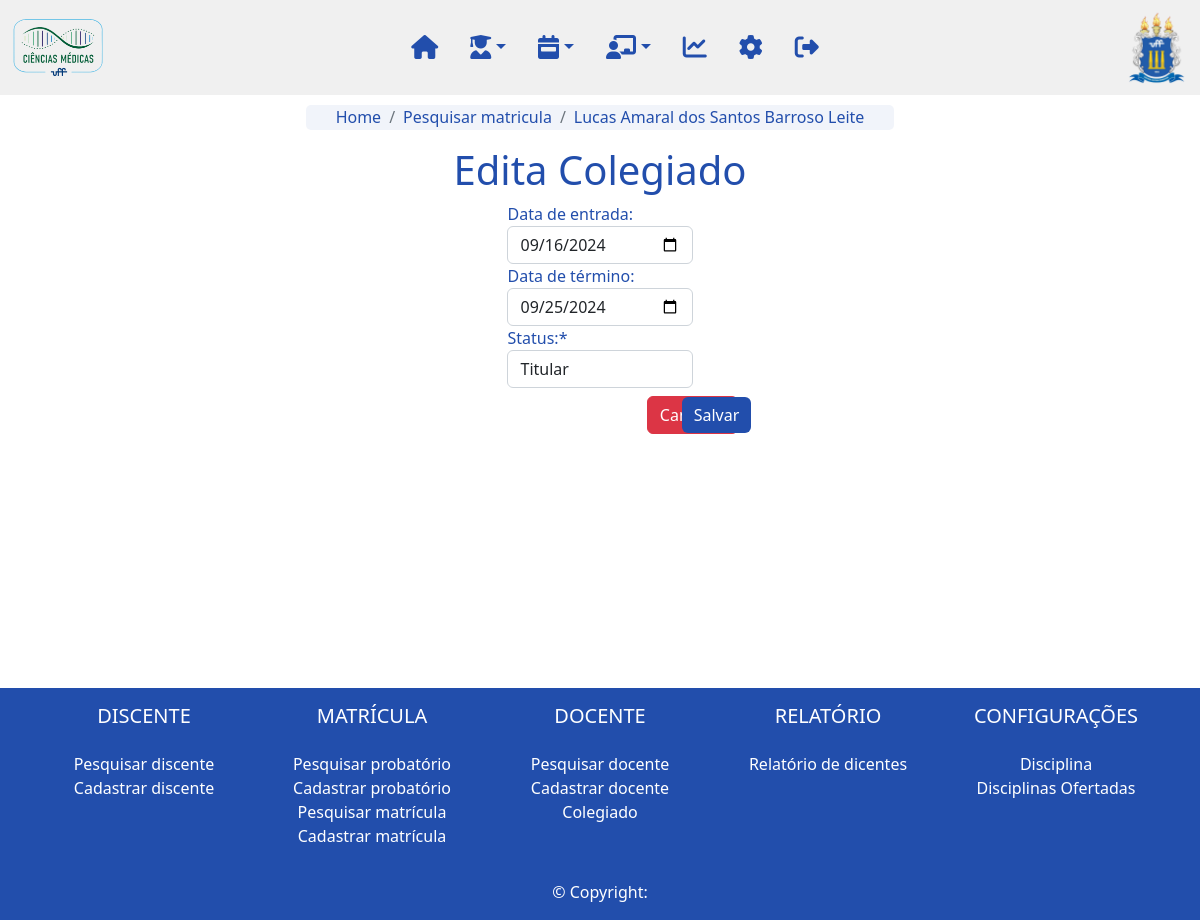
Page /matricula/edita_colegiado/1 on the committed database.
### matricula/models.py (models this page shows, shortened)
class Matricula(models.Model):
    STATUS_CHOICES = (
        ('Ativo', 'Ativo'),
        ('Titulado', 'Titulado'),
        ('Jubilado', 'Jubilado'),
        ('Abandono', 'Abandono')
    )
    numero = models.CharField(max_length=10, verbose_name='Número:')
    probatorio = models.ForeignKey(Probatorio, on_delete=models.CASCADE, related_name='matricula_probatorio', verbose_name='Probatório:')
    dt_matricula = models.DateField(verbose_name="Data de Matrícula:")
    curso = models.ForeignKey(Curso, on_delete=models.DO_NOTHING, related_name="matricula_curso", null=True, blank=True, verbose_name='Curso:')
    requisita_bolsa = models.BooleanField(verbose_name='Requisita bolsa:')
    cotista = models.BooleanField(verbose_name='Cotista:')
    status = models.CharField(max_length=20, choices=STATUS_CHOICES, default=STATUS_CHOICES[0][0], verbose_name='Status:')
    linha_pesquisa = models.ForeignKey(LinhaPesquisa, on_delete=models.DO_NOTHING, null=True, blank=True)
    grau = models.ForeignKey(Grau, on_delete=models.CASCADE, related_name='matricula_grau', verbose_name='Grau de Aplicação:')
    slug = models.SlugField(max_length=250, unique_for_date='dt_cadastro')
    updated = models.DateTimeField(auto_now=True)
    dt_cadastro = models.DateTimeField(auto_now=True)
    cadastrado_por = models.ForeignKey(User, on_delete=models.DO_NOTHING, related_name='matricula_cadastrado_por')
    def __str__(self):
        return str(self.probatorio.aluno)
    class Meta:
        verbose_name = "matricula"

class Probatorio(models.Model):
    data_inscricao = models.DateField(verbose_name='Data da inscrição:')
    nota = models.OneToOneField(Nota, on_delete=models.DO_NOTHING, related_name='probatorio_nota', null=True, verbose_name='Nota:')
    aluno = models.OneToOneField(Aluno, on_delete=models.CASCADE, related_name='probatorio_aluno', verbose_name='Aluno:')
    grau = models.ForeignKey(Grau, on_delete=models.CASCADE, related_name='probatorio_grau', verbose_name='Grau de Aplicação:')
    nota_selecao = models.FloatField(validators=[MaxValueValidator(100),MinValueValidator(0)])
    data_limite = models.DateField()
    probatorio = models.BooleanField(default=True)
    linha_pesquisa = models.ForeignKey(LinhaPesquisa, on_delete=models.DO_NOTHING, null=True, blank=True)
    slug = models.SlugField(max_length=250, unique_for_date='dt_cadastro')
    updated = models.DateTimeField(auto_now=True)
    dt_cadastro = models.DateTimeField(auto_now=True)
    cadastrado_por = models.ForeignKey(User, on_delete=models.DO_NOTHING, related_name='probatorio_cadastrado_por')

### aluno/models.py (models this page shows, shortened)
class Aluno(models.Model):
    nome = models.CharField(max_length=200, verbose_name="Nome:")
    cpf = models.CharField(max_length=14, verbose_name='CPF:', blank=True)
    nome_pai = models.CharField(max_length=200, null=True, blank=True, verbose_name='Nome do pai:')
    nome_mae = models.CharField(max_length=200, null=True, blank=True, verbose_name="Nome da mãe:")
    naturalidade = models.ForeignKey(UnidadeFederativa, on_delete=models.CASCADE, null=True, blank=True, verbose_name="Naturalidade:")
    nacionalidade = models.CharField(max_length=100, null=True, blank=True, verbose_name="Nacionalidade:")
    dt_nascimento = models.DateField()
    estado_civil = models.ForeignKey(EstadoCivil, on_delete=models.CASCADE, null=True, blank=True, verbose_name="Estado civil:")
    identidade = models.CharField(max_length=12, verbose_name="Identidade:")
    identidade_uf = models.CharField(max_length=2, verbose_name="UF:")
    identidade_orgao = models.CharField(max_length=100, verbose_name="Orgão expedidor:")
    sexo = models.ForeignKey(Sexo, on_delete=models.CASCADE, null=True, blank=True, verbose_name="Sexo:")
    email = models.EmailField(null=True, blank=True, verbose_name="Email:")
    etnia = models.ForeignKey(Etnia, on_delete=models.CASCADE, blank=True, null=True, verbose_name="Raça/Etnia:")
    portador_deficiencia = models.BooleanField()
    portador_deficiencia_qual = models.CharField(max_length=200, verbose_name="Qual deficiência:*", blank=True, null=True)
    foto = models.ImageField(null=True, blank=True, upload_to='img')
    status = models.OneToOneField(Status, on_delete=models.CASCADE, related_name='aluno_status')
    endereco = models.OneToOneField(Endereco, on_delete=models.CASCADE, related_name='aluno_endereco', null=True)
    graduacao = models.OneToOneField(Graduacao, on_delete=models.CASCADE, related_name='aluno_graduacao', null=True)
    ensino_medio = models.OneToOneField(EnsinoMedio, on_delete=models.CASCADE, related_name='aluno_ensino_medio', null=True)
    titulacao = models.OneToOneField(Titulacao, on_delete=models.CASCADE, related_name='aluno_titulacao', null=True)
    trabalho = models.OneToOneField(Trabalho, on_delete=models.CASCADE, related_name='aluno_trabalho', null=True)
    residencia = models.OneToOneField(Residencia, on_delete=models.CASCADE, related_name='aluno_residencia', null=True)
    slug = models.SlugField(max_length=250, unique_for_date='dt_cadastro')
    updated = models.DateTimeField(auto_now=True)
    dt_cadastro = models.DateTimeField(auto_now=True)
    cadastrado_por = models.ForeignKey(User, on_delete=models.CASCADE, related_name='aluno_cadastrado_por')
    def __str__(self):
            return str(self.nome)

### colegiado/models.py (models this page shows, shortened)
class Colegiado(models.Model):
    STATUS_COLEGIADO_CHOICES = (
        ("Titular", "Titular"),
        ("Suplente", "Suplente"),
    )
    colegiado_data_entrada = models.DateField()
    colegiado_data_saida = models.DateField(null=True, blank=True)
    status_membro = models.CharField(max_length=100, choices=STATUS_COLEGIADO_CHOICES, verbose_name='Status:')
    matricula_membro = models.ForeignKey(Matricula, on_delete=models.DO_NOTHING, null=True)
    professor_membro = models.ForeignKey(Professor, on_delete=models.DO_NOTHING, null=True)

### matricula/views.py (the view)
# urls.py: path('edita_colegiado/<int:colegiado>', edita_colegiado, name='edita_colegiado'),
def edita_colegiado(request, colegiado):
    colegiado = Colegiado.objects.get(id=colegiado)
    matricula = colegiado.matricula_membro
    form_colegiado = ColegiadoForm(instance=colegiado)
    if request.method == 'POST':
        form_colegiado = ColegiadoForm(request.POST, instance=colegiado)
        if form_colegiado.is_valid():
            form_colegiado.save()
            messages.success(request, 'Colegiado atualizado com sucesso!')
            return redirect('matricula:detalhe_matricula', matricula=matricula.slug)
    return render(request, 'edita_colegiado_matricula.html', {'form': form_colegiado, 'matricula':matricula})

### colegiado/forms.py
class ColegiadoForm(ModelForm):
    colegiado_data_entrada = DateField(label='Data de entrada:', required=False, widget=TextInput(attrs={'type':'date'}))
    colegiado_data_saida = DateField(label='Data de término:', required=False, widget=TextInput(attrs={'type':'date'}), initial=datetime.today().strftime('%d/%m/%Y'))
    class Meta:
        model = Colegiado
        fields = '__all__'
        exclude = ['professor_membro', 'matricula_membro']

### matricula/templates/edita_colegiado_matricula.html (shortened to what this page needs)
{% extends "base.html" %}
{% load static %}
{% load crispy_forms_tags %}
{% block content %}
<div class="corcadastro body">
    {% include 'navbar.html' %}
    <div class="container p-2" style="align-items: center; justify-content: center; justify-items: center; text-justify: center;">
        <nav aria-label="breadcrumb">
            <ol class="breadcrumb">
              <li class="breadcrumb-item"><a href="{% url 'home'%}">Home</a></li>
              <li class="breadcrumb-item"><a href="{% url 'matricula:lista_matricula'%}">Pesquisar matricula</a></li>
              <li class="breadcrumb-item active" aria-current="page"><a href="{% url 'matricula:detalhe_matricula' matricula.slug %}">{{matricula}}</a></li>
            </ol>
          </nav>
          <h1 class="text-center">Edita Colegiado</h1>
        <form action="" method="POST" class="cadastro_form">
            {{form|crispy}}
            <div class="modal-footer row mt-2">
                <div class="col-2">
                    <a class="btn btn-danger" href="{% url "matricula:detalhe_matricula" matricula.slug %}" type="submit" >Cancelar</a>
                </div>
                <div class="col-2">
                    <button class="btn btn-primary" type="submit" >Salvar</button>
                </div>
            </div>
        </form>
    </div>
</div>
{% include 'footer.html' %}
{% endblock %}

### static/css/styles.css (style rules this page uses)
html { height:100% }
body { height: 100%; }
.body { position:relative; padding-top: 80pt; color: #224EAC; min-height: 80%; }
a { text-decoration: none; }
.btn-primary { background-color: #224EAC !important; border-style: none !important; }
.breadcrumb { margin-top: -10px; border-radius: 5px; background-color: #224EAC10; height: 25px; padding: 0px 30px; }
.breadcrumb a { color: #224EAC; }
.breadcrumb-item.active { font-weight: 500; }

### rows in the picture
Matricula: probatorio.nome "Lucas Amaral dos Santos Barroso Leite"
Colegiado: colegiado_data_entrada "09/16/2024", colegiado_data_saida "09/25/2024", status_membro "Titular"
